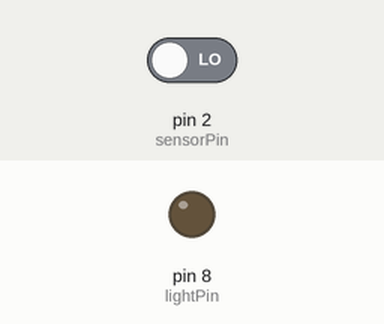
This program was run on a simulated Arduino Uno, built with avr-gcc and run on an emulated ATmega328P. Shown: output pins drawn as LEDs (lit = HIGH). Inputs (shaded band) come from the test bench; at power-on: pin 2 (sensorPin) LOW.

Above: at 1.2 s.
1.3 s: pin 2 (sensorPin) driven HIGH
At 2.4 s:
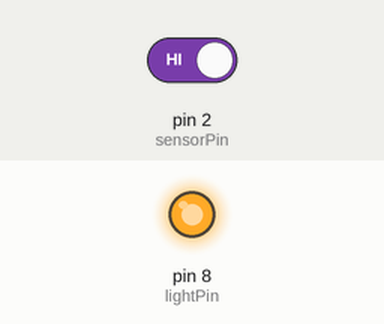
Timing chart, 0 to 17.7 s (numbered marks = the images above; inputs shaded):
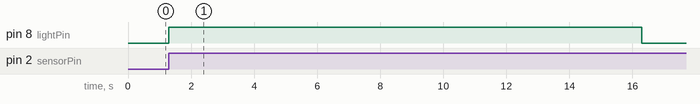

Measured:
- after the input at 1.3 s, pin 8 (lightPin): LOW → HIGH at once, → LOW 15.0 s later

The program:

main.cpp
```cpp
#include <Arduino.h>

const unsigned long interval = 15000;
const uint8_t lightPin = 8;
const uint8_t sensorPin = 2;
const uint8_t interruptPin = 0;

volatile unsigned long lastMovement = 0;

void registerMovement() {
    lastMovement = millis();
}

void turnLightOn() {
    digitalWrite(lightPin, HIGH);
}

void turnLightOff() {
    digitalWrite(lightPin, LOW);
}

bool hasMovementDuringInterval() {
    unsigned long lastCheck = millis() < interval ? 0 : millis() - interval;

    return lastMovement > lastCheck;
}

void setup() {
    pinMode(sensorPin, INPUT);
    pinMode(lightPin, OUTPUT);

    attachInterrupt(interruptPin, registerMovement, RISING);
}

void loop() {
    if (hasMovementDuringInterval()) {
        turnLightOn();
    } else {
        turnLightOff();
    }
}
```
